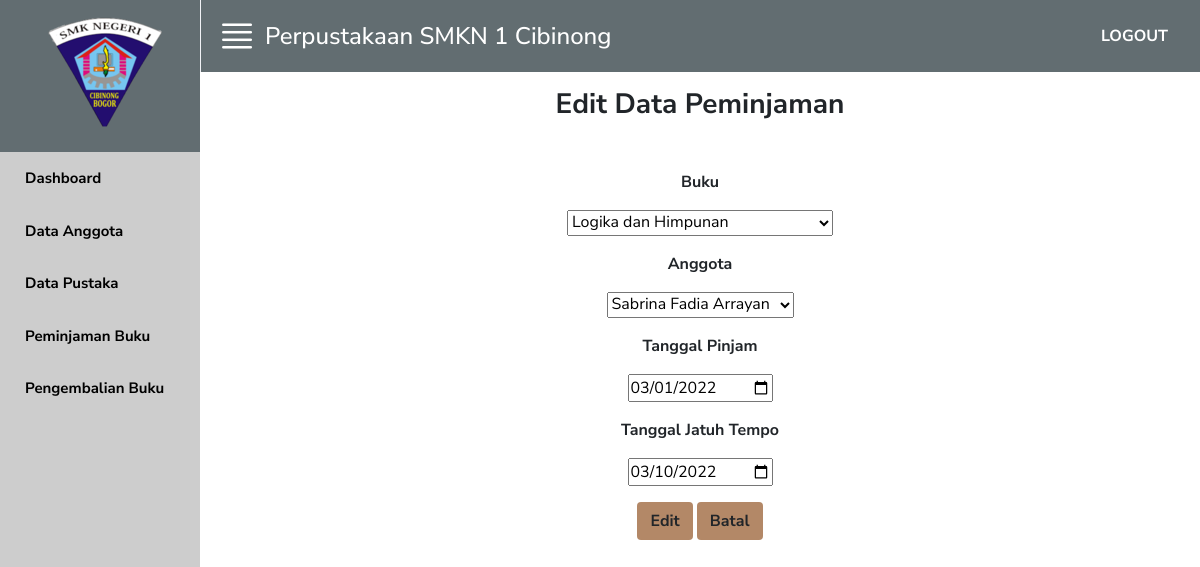
The app's page /update_pinjam.php?id_pinjam=9&&status=pinjam with its own data.
### tables this page shows
CREATE TABLE `tb_pinjam` (
  `id_pinjam` int(11) UNSIGNED NOT NULL,
  `no_pustaka` int(11) UNSIGNED NOT NULL,
  `id_anggota` int(11) UNSIGNED NOT NULL,
  `tgl_pinjam` date NOT NULL,
  `tgl_tempo` date NOT NULL,
  `status` varchar(20) NOT NULL
);

CREATE TABLE `tb_buku` (
  `no_pustaka` int(11) NOT NULL,
  `rak` varchar(30) NOT NULL,
  `judul_buku` varchar(50) NOT NULL,
  `tipe_buku` varchar(30) NOT NULL,
  `pengarang` varchar(40) NOT NULL,
  `penerbit` varchar(40) NOT NULL,
  `stok` varchar(20) NOT NULL,
  `tgl_terbit` date NOT NULL,
  `tgl_masuk` date NOT NULL
);

CREATE TABLE `tb_anggota` (
  `id_anggota` int(11) NOT NULL,
  `no_identitas` int(11) NOT NULL,
  `jns_identitas` varchar(20) NOT NULL,
  `nama` varchar(40) NOT NULL,
  `tgl_lahir` date NOT NULL,
  `alamat` varchar(40) NOT NULL,
  `no_tlpn` varchar(15) NOT NULL,
  `kelas` varchar(10) NOT NULL,
  `jurusan` varchar(30) NOT NULL
);

### pro_buku.php (called while the page is built, shortened)
<?php
include 'koneksi.php';
$query = "SELECT * FROM tb_buku";
$hasil = mysqli_query($koneksi, $query);
$data_buku = array();
while ($row = mysqli_fetch_assoc($hasil)) {
    $data_buku[] = $row;
}
$query2 = "SELECT * FROM tb_anggota";
$hasil2 = mysqli_query($koneksi, $query2);
$data_anggota = array();
while ($row1 = mysqli_fetch_assoc($hasil2)) {
    $data_anggota[] = $row1;
}
?>

### update_pinjam.php (the view, shortened to what this page needs)
<?php
include 'pro_buku.php';
include 'koneksi.php';
$id_pinjam = $_GET['id_pinjam'];
$query = "SELECT * FROM tb_pinjam WHERE tb_pinjam.id_pinjam = $id_pinjam";
$hasil = mysqli_query($koneksi, $query);
$data_pinjam = mysqli_fetch_assoc($hasil);
?>
<!doctype html>
<html lang="en">
  <head>
    <link rel="stylesheet" href="https://cdn.jsdelivr.net/npm/bootstrap-icons@1.5.0/font/bootstrap-icons.css">
    <link href="https://cdn.jsdelivr.net/npm/bootstrap@5.0.1/dist/css/bootstrap.min.css" rel="stylesheet">
    <link rel="stylesheet" href="style.css" />
  </head>
  <body>
    <div class="row m-0 vh-100">
      <div class="col-md-2 col-6 bg-custom-1 p-0" id="navbarToggleExternalContent">
        <header class="bg-custom-2 p-3 ps-4" align="center" >
          <div class="logo">
            <a href="#">
              <img src="img/1.png" alt="">
            </a>
          </div>
        </header>
        <ul class="nav flex-column fw-bold">
          <li class="nav-item">
            <a class="nav-link" href="home.php">Dashboard</a>
          </li>
          <li class="nav-item">
            <a class="nav-link" href="tampil_anggota.php">Data Anggota</a>
          </li>
          <li class="nav-item">
            <a class="nav-link" href="tampil_pustaka.php">Data Pustaka</a>
          </li>
          <li class="nav-item">
            <a class="nav-link" href="peminjaman.php">Peminjaman Buku</a>
          </li>
          <li class="nav-item">
            <a class="nav-link" href="pengembalian.php">Pengembalian Buku</a>
          </li>
        </ul>
      </div>
      <div class="col-md-10 p-0" id ="uiNavbar">
        <div class="main-toolbar bg-custom-2 p-3">
          <i class="bi bi-justify fs-1 text-white" id="demo" onclick="closeNav()"></i>
          <h4 class="m-0 pl-4 ms-2">Perpustakaan SMKN 1 Cibinong</h4>
        <div class="dropdown transition ms-auto">
        <a class="dropdown-item fw-bold text-white" href="logout.php">LOGOUT</a>
        </div>
        </div>
<div class="container clearfix">
        <div class="content">
            <h3 class="fw-bold mt-3" align="center">Edit Data Peminjaman</h3>
            <form class="mt-5" align="center" action="proses_update_pinjam.php" method="post">
                <p class="fw-bold">Buku</p>
                <p>
                    <select name="buku">
                        <?php foreach ($data_buku as $buku): ?>
                            <option value="<?php echo $buku['no_pustaka'] ?>" <?php echo ($buku['no_pustaka'] == $data_pinjam['no_pustaka']) ? 'selected' : '' ; ?> ><?php echo $buku['judul_buku'] ?></option>
                        <?php endforeach ?>
                    </select>
                </p>
                <p class="fw-bold">Anggota</p>
                <p>
                    <select name="anggota">
                        <?php foreach ($data_anggota as $anggota) : ?>
                        <option value="<?php echo $anggota['id_anggota'] ?>" <?php echo ($anggota['id_anggota'] == $data_pinjam['id_anggota']) ? 'selected' : '' ; ?> ><?php echo $anggota['nama'] ?></option>
                        <?php endforeach ?>
                    </select>
                </p>
                <p class="fw-bold">Tanggal Pinjam</p>
                <p><input type="date" name="tgl_pinjam" value="<?php echo $data_pinjam['tgl_pinjam'] ?>"></p>
                <p class="fw-bold">Tanggal Jatuh Tempo</p>
                <p><input type="date" name="tgl_tempo" value="<?php echo $data_pinjam['tgl_tempo'] ?>"></p>
                <p>
                  <center>
                    <input type="submit" name="submit" value="Edit" class="btn fw-bold" align="center" style="background:#B38867">
                    <input type="reset" name="reset" value="Batal" class="btn fw-bold" align="center" style="background:#B38867" onclick="self.history.back();">
                  </center>
                </p>
            </form>
        </div>
    </div>
    </div>
  </body>
</html>

### style.css (style rules this page uses)
body { padding: 0; margin: 0; font-family: "Nunito Sans"; }
.bg-custom-1 { background-color: #CDCDCD; }
.bg-custom-2 { background-color: #626D71; }
h4 { color: #fff; margin: 0px; }
i { cursor: pointer; }
i::before { vertical-align: middle !important; display: block !important; }
.nav-link { padding: 15px 25px; color: black; font-size: 15px; }
.main-toolbar { display: flex; align-items: center; border-left: 1px solid #f1f2f6; padding-left: 10px; }

### records on screen
tb_pinjam: buku "Logika dan Himpunan", anggota "Sabrina Fadia Arrayan", tgl_pinjam "03/01/2022", tgl_tempo "03/10/2022"
